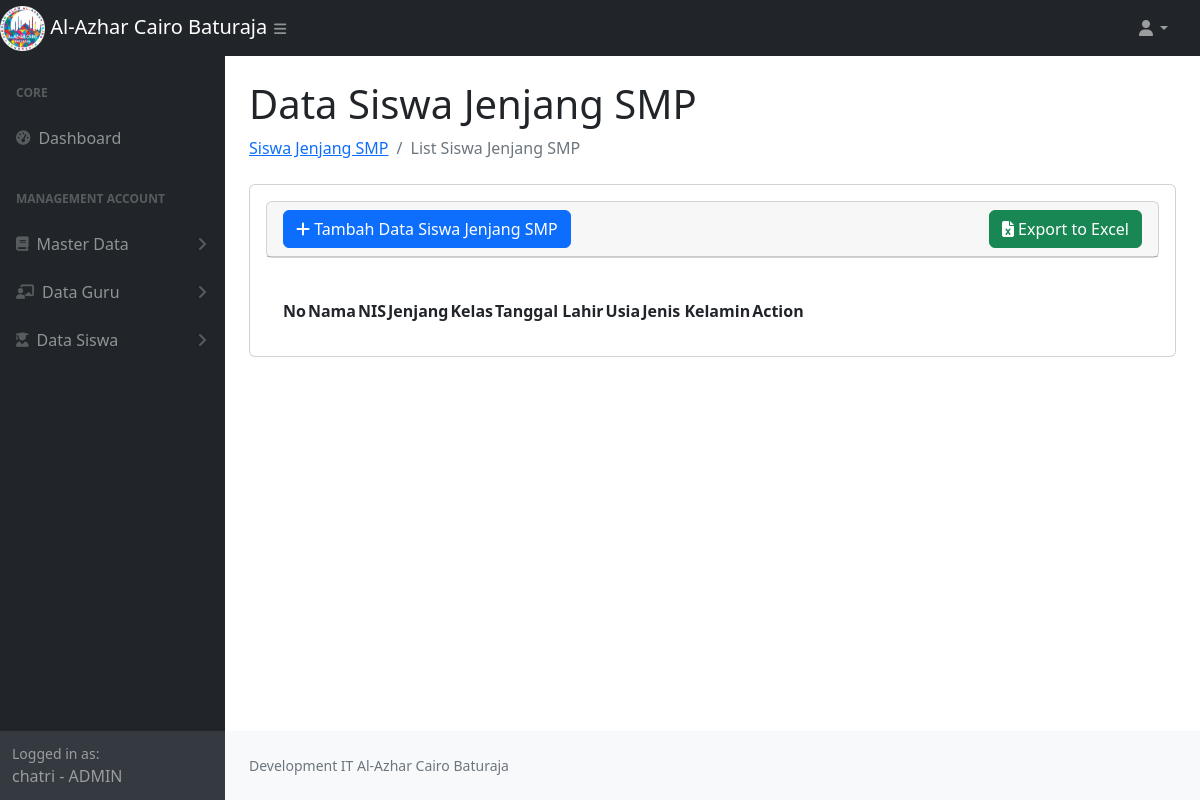
Page /jenjang_smp.php (signed in) on the earlier database version.
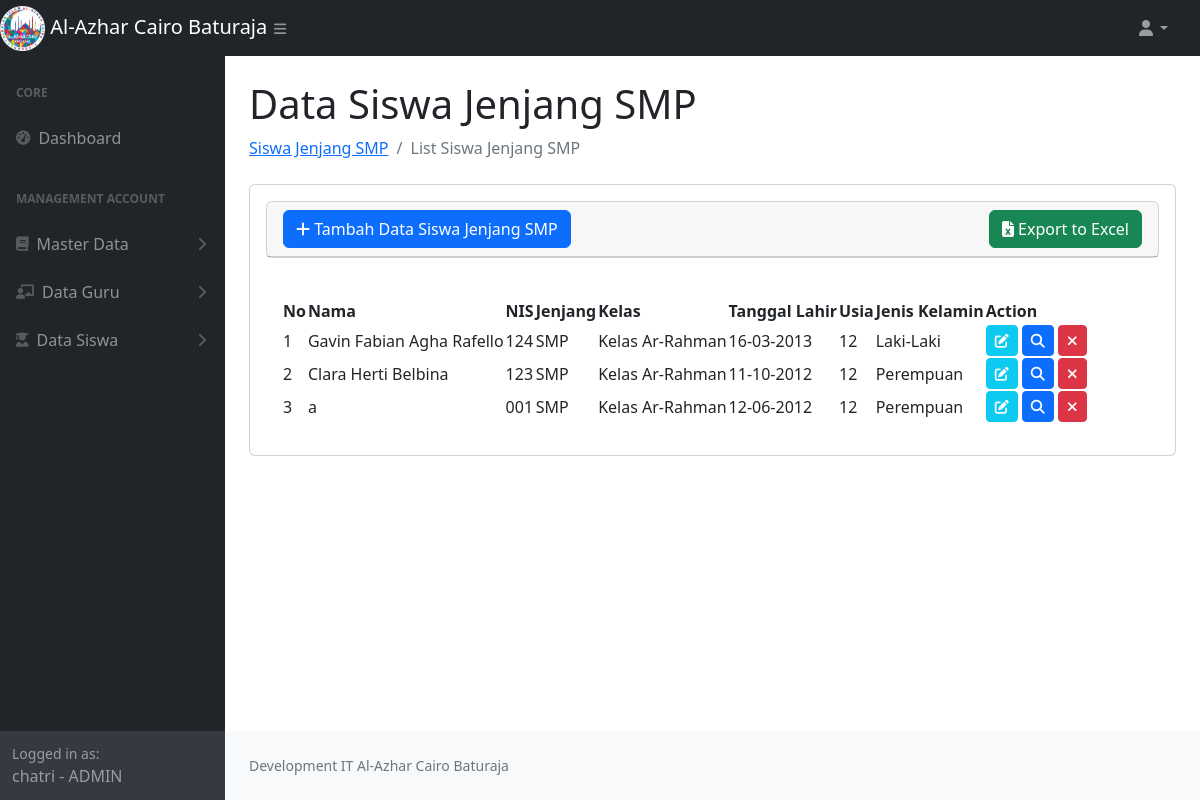
Same page on the later database version.
### tables this page shows
CREATE TABLE `siswa` (
  `id_siswa` int NOT NULL AUTO_INCREMENT,
  `nama_siswa` varchar(100) NOT NULL,
  `nis` varchar(50) NOT NULL,
  `agama` varchar(20) DEFAULT NULL,
  `tempat` varchar(255) DEFAULT NULL,
  `tanggal_lahir` date DEFAULT NULL,
  `umur` int DEFAULT NULL,
  `jenis_kelamin` enum('Laki-Laki','Perempuan') DEFAULT NULL,
  `asal_sekolah` varchar(255) DEFAULT NULL,
  `angkatan` varchar(255) DEFAULT NULL,
  `kelas_id` bigint DEFAULT NULL,
  `nama_ayah` varchar(255) DEFAULT NULL,
  `nama_ibu` varchar(255) DEFAULT NULL,
  `pekerjaan_ayah` varchar(255) DEFAULT NULL,
  `pekerjaan_ibu` varchar(255) DEFAULT NULL,
  `no_handphone_ayah` varchar(255) DEFAULT NULL,
  `no_handphone_ibu` varchar(255) DEFAULT NULL,
  `anak_ke` varchar(255) DEFAULT NULL,
  `jumlah_saudara` varchar(255) DEFAULT NULL,
  `alamat_lengkap` varchar(255) DEFAULT NULL,
  `photo` text,
  `jenjang` enum('TK-A','TK-B','SD','SD GRADE 2','SMP') DEFAULT NULL,
  PRIMARY KEY (`id_siswa`)
);

CREATE TABLE `jenjang` (
  `id` int NOT NULL AUTO_INCREMENT COMMENT 'Primary Key',
  `name` varchar(255) DEFAULT NULL,
  PRIMARY KEY (`id`)
);

CREATE TABLE `kelas` (
  `id` int NOT NULL AUTO_INCREMENT COMMENT 'Primary Key',
  `jenjang_id` bigint DEFAULT NULL,
  `name` varchar(255) DEFAULT NULL,
  PRIMARY KEY (`id`)
);

### jenjang_smp.php (the view, shortened to what the changed rows need)
<?php
require_once 'function.php';
$jenjang = 'SMP';
$sql = "SELECT siswa.id_siswa, siswa.nama_siswa, siswa.nis, siswa.agama, siswa.tempat, siswa.tanggal_lahir, siswa.umur, siswa.jenis_kelamin, siswa.asal_sekolah,
        siswa.angkatan, siswa.kelas_id, siswa.nama_ayah, siswa.nama_ibu, siswa.pekerjaan_ayah, siswa.pekerjaan_ibu, siswa.no_handphone_ayah, siswa.no_handphone_ibu,
        siswa.anak_ke, siswa.jumlah_saudara, siswa.alamat_lengkap, siswa.photo, siswa.jenjang, kelas.name as nama_kelas, jenjang.name as jenjang_name
        FROM siswa
        INNER JOIN kelas ON siswa.kelas_id = kelas.id
        INNER JOIN jenjang ON kelas.jenjang_id = jenjang.id
        WHERE siswa.jenjang = ?";
$stmt = $conn->prepare($sql);
$stmt->bind_param("s", $jenjang);
$stmt->execute();
$result = $stmt->get_result();
$dataSiswa = [];
while ($row = $result->fetch_assoc()) {
    $dataSiswa[] = $row;
}
?>
<!DOCTYPE html>
<html lang="en">
    <head>
        <link href="https://cdn.jsdelivr.net/npm/simple-datatables@7.1.2/dist/style.min.css" rel="stylesheet" />
        <link href="css/styles.css" rel="stylesheet" />
        <link rel="stylesheet" href="https://cdnjs.cloudflare.com/ajax/libs/toastr.js/latest/toastr.css">
        <link rel="stylesheet" href="https://cdnjs.cloudflare.com/ajax/libs/font-awesome/6.7.2/css/all.min.css">
    </head>
    <body class="sb-nav-fixed">
        <div id="layoutSidenav">
            <div id="layoutSidenav_content">
                <main>
                    <div class="container-fluid px-4">
                        <h1 class="mt-4">Data Siswa Jenjang SMP</h1>
                        <div class="card mb-4">
                            <div class="card-body">
                            <div class="card-body">
                                <table id="datatablesSimple">
                                    <thead>
                                        <tr>
                                            <th>No</th>
                                            <th>Nama</th>
                                            <th>NIS</th>
                                            <th>Jenjang</th>
                                            <th>Kelas</th>
                                            <th>Tanggal Lahir</th>
                                            <th>Usia</th>
                                            <th>Jenis Kelamin</th>
                                            <th>Action</th>
                                        </tr>
                                    </thead>
                                    <tbody>
                                        <?php
                                            foreach ($dataSiswa as $key => $data) {
                                        ?>
                                        <tr>
                                            <td><?= $key + 1; ?></td>
                                            <td><?= $data['nama_siswa']; ?></td>
                                            <td><?= $data['nis']; ?></td>
                                            <td><?= $data['jenjang_name']; ?></td>
                                            <td><?= $data['nama_kelas']; ?></td>
                                            <td><?= $data['tanggal_lahir'] ? date('d-m-Y', strtotime($data['tanggal_lahir'])) : '-'; ?></td>
                                            <td><?= $data['umur']; ?></td>
                                            <td><?= $data['jenis_kelamin']; ?></td>
                                            <td>
                                                <a href="javascript:void(0)" data-url="<?= 'show_siswa.php' ?>" data-id="<?= $data['id_siswa'] ?>" class="edit btn btn-info btn-sm text-light "> <i class="fas fa-edit"></i></a>
                                                 <a href="javascript:void(0)" data-url="<?= 'show_siswa.php' ?>" data-id="<?= $data['id_siswa'] ?>" class="detail btn btn-primary btn-sm"> <i class="fas fa-search"></i></a>
                                                <a href="javascript:void(0)" data-url="<?= 'delete_siswa.php' ?>" data-id="<?= $data['id_siswa'] ?>" class="delete btn btn-danger btn-sm"> <i class="fas fa-times"></i></a>
                                            </td>
                                        </tr>
                                        <?php
                                            }
                                        ?>
                                    </tbody>
                                </table>
                            </div>
                        </div>
                    </div>
                </main>
            </div>
        </div>
    </body>
</html>

Differences in the rows shown:
added siswa: nama_siswa "Gavin Fabian Agha Rafello", nis "124", jenjang.name "SMP", kelas.name "Kelas Ar-Rahman", tanggal_lahir "16-03-2013", umur "12", jenis_kelamin "Laki-Laki"
added siswa: nama_siswa "Clara Herti Belbina", nis "123", jenjang.name "SMP", kelas.name "Kelas Ar-Rahman", tanggal_lahir "11-10-2012", umur "12", jenis_kelamin "Perempuan"
added siswa: nama_siswa "a", nis "001", jenjang.name "SMP", kelas.name "Kelas Ar-Rahman", tanggal_lahir "12-06-2012", umur "12", jenis_kelamin "Perempuan"
